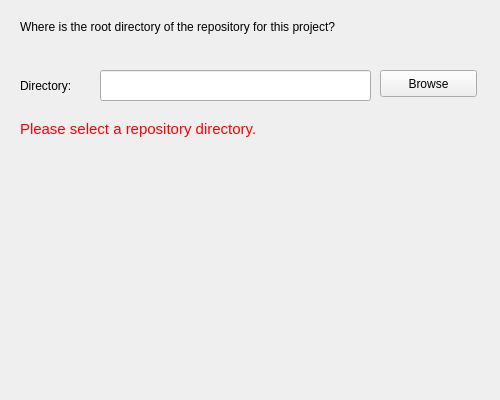
<?xml version="1.0" encoding="UTF-8"?>
<ui version="4.0">
 <class>VcsWherePage</class>
 <widget class="QWizardPage" name="VcsWherePage">
  <property name="geometry">
   <rect>
    <x>0</x>
    <y>0</y>
    <width>500</width>
    <height>400</height>
   </rect>
  </property>
  <property name="windowTitle">
   <string>WizardPage</string>
  </property>
  <widget class="QLabel" name="vcsDirInstructions">
   <property name="geometry">
    <rect>
     <x>20</x>
     <y>20</y>
     <width>461</width>
     <height>31</height>
    </rect>
   </property>
   <property name="text">
    <string>Where is the root directory of the repository for this project?</string>
   </property>
   <property name="alignment">
    <set>Qt::AlignLeading|Qt::AlignLeft|Qt::AlignTop</set>
   </property>
   <property name="wordWrap">
    <bool>true</bool>
   </property>
  </widget>
  <widget class="QLineEdit" name="vcsDirLine">
   <property name="geometry">
    <rect>
     <x>100</x>
     <y>70</y>
     <width>271</width>
     <height>31</height>
    </rect>
   </property>
   <property name="text">
    <string/>
   </property>
  </widget>
  <widget class="QLabel" name="vcsDirLabel">
   <property name="geometry">
    <rect>
     <x>20</x>
     <y>70</y>
     <width>91</width>
     <height>31</height>
    </rect>
   </property>
   <property name="text">
    <string>Directory:</string>
   </property>
  </widget>
  <widget class="QLabel" name="errorLabel_vcsWhere">
   <property name="geometry">
    <rect>
     <x>20</x>
     <y>120</y>
     <width>381</width>
     <height>17</height>
    </rect>
   </property>
   <property name="text">
    <string>&lt;!DOCTYPE HTML PUBLIC &quot;-//W3C//DTD HTML 4.0//EN&quot; &quot;http://www.w3.org/TR/REC-html40/strict.dtd&quot;&gt;
&lt;html&gt;&lt;head&gt;&lt;meta name=&quot;qrichtext&quot; content=&quot;1&quot; /&gt;&lt;style type=&quot;text/css&quot;&gt;
p, li { white-space: pre-wrap; }
&lt;/style&gt;&lt;/head&gt;&lt;body style=&quot; font-family:'Ubuntu'; font-size:11pt; font-weight:400; font-style:normal;&quot;&gt;
&lt;p style=&quot; margin-top:0px; margin-bottom:0px; margin-left:0px; margin-right:0px; -qt-block-indent:0; text-indent:0px;&quot;&gt;&lt;span style=&quot; color:#ff0000;&quot;&gt;Please select a repository directory.&lt;/span&gt;&lt;/p&gt;&lt;/body&gt;&lt;/html&gt;</string>
   </property>
  </widget>
  <widget class="QPushButton" name="vcsDirSelBtn">
   <property name="geometry">
    <rect>
     <x>380</x>
     <y>70</y>
     <width>97</width>
     <height>27</height>
    </rect>
   </property>
   <property name="text">
    <string>Browse</string>
   </property>
  </widget>
 </widget>
 <resources/>
 <connections/>
</ui>
